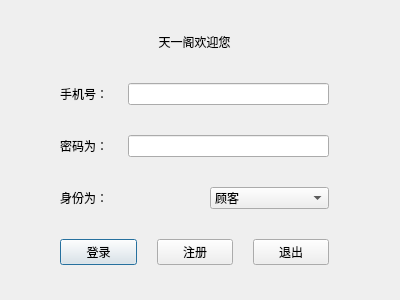
<?xml version="1.0" encoding="UTF-8"?>
<ui version="4.0">
 <class>login_Dialog</class>
 <widget class="QDialog" name="login_Dialog">
  <property name="geometry">
   <rect>
    <x>0</x>
    <y>0</y>
    <width>400</width>
    <height>300</height>
   </rect>
  </property>
  <property name="windowTitle">
   <string>登录Login</string>
  </property>
  <property name="styleSheet">
   <string notr="true"/>
  </property>
  <widget class="QWidget" name="layoutWidget">
   <property name="geometry">
    <rect>
     <x>60</x>
     <y>30</y>
     <width>269</width>
     <height>235</height>
    </rect>
   </property>
   <layout class="QVBoxLayout" name="verticalLayout">
    <property name="spacing">
     <number>30</number>
    </property>
    <item>
     <widget class="QLabel" name="label">
      <property name="styleSheet">
       <string notr="true">font: 75 14pt &quot;Arial&quot;;
</string>
      </property>
      <property name="text">
       <string>天一阁欢迎您</string>
      </property>
      <property name="alignment">
       <set>Qt::AlignCenter</set>
      </property>
     </widget>
    </item>
    <item>
     <layout class="QHBoxLayout" name="horizontalLayout">
      <property name="spacing">
       <number>20</number>
      </property>
      <item>
       <widget class="QLabel" name="pnlabel">
        <property name="text">
         <string>手机号：</string>
        </property>
       </widget>
      </item>
      <item>
       <widget class="QLineEdit" name="pnlineEdit"/>
      </item>
     </layout>
    </item>
    <item>
     <layout class="QHBoxLayout" name="horizontalLayout_2">
      <property name="spacing">
       <number>20</number>
      </property>
      <item>
       <widget class="QLabel" name="pwdlabel">
        <property name="text">
         <string>密码为：</string>
        </property>
       </widget>
      </item>
      <item>
       <widget class="QLineEdit" name="pwdlineEdit">
        <property name="echoMode">
         <enum>QLineEdit::Password</enum>
        </property>
       </widget>
      </item>
     </layout>
    </item>
    <item>
     <layout class="QHBoxLayout" name="horizontalLayout_4">
      <item>
       <widget class="QLabel" name="label_2">
        <property name="text">
         <string>身份为：</string>
        </property>
       </widget>
      </item>
      <item>
       <widget class="QComboBox" name="comboBox">
        <item>
         <property name="text">
          <string>顾客</string>
         </property>
        </item>
        <item>
         <property name="text">
          <string>服务员</string>
         </property>
        </item>
        <item>
         <property name="text">
          <string>厨师</string>
         </property>
        </item>
        <item>
         <property name="text">
          <string>经理</string>
         </property>
        </item>
        <item>
         <property name="text">
          <string>系统管理员</string>
         </property>
        </item>
       </widget>
      </item>
     </layout>
    </item>
    <item>
     <layout class="QHBoxLayout" name="horizontalLayout_3">
      <property name="spacing">
       <number>20</number>
      </property>
      <item>
       <widget class="QPushButton" name="loginpushButton">
        <property name="text">
         <string>登录</string>
        </property>
       </widget>
      </item>
      <item>
       <widget class="QPushButton" name="registerpushButton">
        <property name="text">
         <string>注册</string>
        </property>
       </widget>
      </item>
      <item>
       <widget class="QPushButton" name="quitpushButton">
        <property name="text">
         <string>退出</string>
        </property>
       </widget>
      </item>
     </layout>
    </item>
   </layout>
  </widget>
 </widget>
 <resources/>
 <connections/>
</ui>
